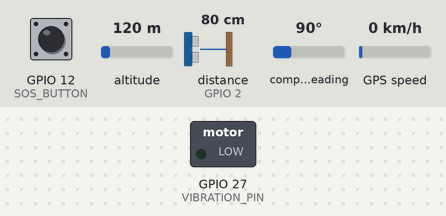
The sketch below on a simulated ESP32. On the bench: switched loads named in the sketch (green lamp = pin HIGH). Wiring (inferred from the names in the program): ultrasonic range finder: trigger GPIO 4; echo GPIO 2. Dashed ring = blinking. Inputs (shaded band) come from the test bench; at power-on: distance to the obstacle (sensor on GPIO 2) 80 cm, GPIO 12 (SOS_BUTTON) HIGH, altitude 120 m, compass heading 90°, GPS speed 0 km/h. The echo pulse lasts 58.3 µs per cm; WiFi joins after 1.5 s; servers stay silent unless stated; uploads are accepted with an empty reply; the GPS gets a fix after 3 s at 37.7749, -122.4194 with 8 satellites; pins used as bus, display or sensor lines are not drawn; what the sketch prints to the serial monitor is not drawn.

Above: at 2.7 s.
2.8 s: distance to the obstacle (sensor on GPIO 2) set to 33 cm
4.7 s: distance to the obstacle (sensor on GPIO 2) set to 26 cm
At 5.67 s:
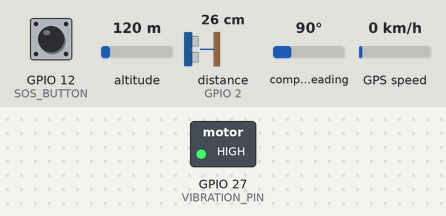
8.7 s: GPIO 12 (SOS_BUTTON) pulled LOW for 0.15 s
12.2 s: distance to the obstacle (sensor on GPIO 2) set to 35 cm
At 12.8 s:
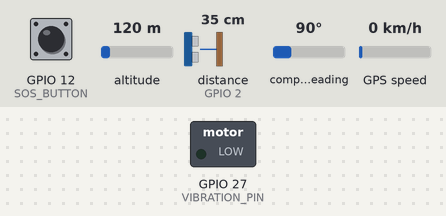
Timing chart, 0 to 14.8 s (numbered marks = the images above; inputs shaded):
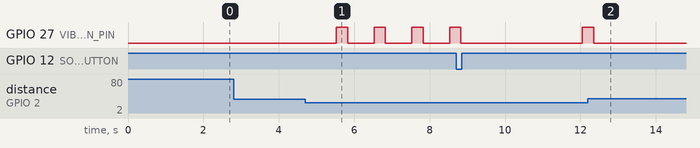

Measured:
- the behaviour switches between 31 and 30 cm on distance to the obstacle (sensor on GPIO 2) (found by bisection; images 0 and 1)
- after the input at 2.8 s, every drawn part: stays the same
- after the input at 4.7 s, GPIO 27 (VIBRATION_PIN): alternates HIGH for 0.30 s and LOW for 0.70 s, starting after 0.82 s
- after the input at 12.2 s, GPIO 27 (VIBRATION_PIN): goes on until 12.4 s, then stays LOW

The sketch:

smart_nav_cane.ino
```cpp
#include <WiFi.h>
#include <HTTPClient.h>
#include <TinyGPSPlus.h>

// ---------- WiFi credentials ----------
const char* ssid = "wifi name ";
const char* password = "your password ";

// ---------- Local server URL ----------
const char* server = "yout server ";
 // change to your PC's IP address

// ---------- GPS setup ----------
#define RXD2 16
#define TXD2 17
#define GPS_BAUD 9600
HardwareSerial gpsSerial(2);
TinyGPSPlus gps;

// ---------- SOS Button ----------
#define SOS_BUTTON 12

// ---------- Ultrasonic setup ----------
#define TRIG_PIN 4
#define ECHO_PIN 2
#define WARNING_DISTANCE 30  // cm

// ---------- Vibration motor setup ----------
#define VIBRATION_PIN 27

// ---------- Timing ----------
unsigned long lastSend = 0;
const unsigned long updateInterval = 10000; // send every 10s
unsigned long lastDistanceCheck = 0;

void setup() {
  Serial.begin(115200);
  gpsSerial.begin(GPS_BAUD, SERIAL_8N1, RXD2, TXD2);

  pinMode(SOS_BUTTON, INPUT_PULLUP);
  pinMode(TRIG_PIN, OUTPUT);
  pinMode(ECHO_PIN, INPUT);
  pinMode(VIBRATION_PIN, OUTPUT);
  digitalWrite(VIBRATION_PIN, LOW);

  // Connect Wi-Fi
  Serial.print("Connecting to WiFi");
  WiFi.begin(ssid, password);
  while (WiFi.status() != WL_CONNECTED) {
    delay(500);
    Serial.print(".");
  }
  Serial.println("\n✅ WiFi Connected!");
  Serial.print("ESP32 IP: ");
  Serial.println(WiFi.localIP());
}

void loop() {
  // GPS read
  while (gpsSerial.available() > 0) gps.encode(gpsSerial.read());

  // Ultrasonic check every 1 sec
  if (millis() - lastDistanceCheck > 1000) {
    lastDistanceCheck = millis();
    measureDistance();
  }

  // Send GPS data every few seconds
  if (gps.location.isUpdated() && millis() - lastSend > updateInterval) {
    lastSend = millis();
    sendToLocalServer(false);
  }

  // SOS
  if (digitalRead(SOS_BUTTON) == LOW) {
    Serial.println("🚨 SOS button pressed!");
    sendToLocalServer(true);
    delay(3000);
  }
}

void measureDistance() {
  digitalWrite(TRIG_PIN, LOW);
  delayMicroseconds(2);
  digitalWrite(TRIG_PIN, HIGH);
  delayMicroseconds(10);
  digitalWrite(TRIG_PIN, LOW);

  long duration = pulseIn(ECHO_PIN, HIGH, 30000);
  float distance = duration * 0.0343 / 2;

  Serial.print("Distance: ");
  Serial.print(distance);
  Serial.println(" cm");

  if (distance > 0 && distance <= WARNING_DISTANCE) {
    Serial.println("⚠️ Object detected! Vibrating...");
    vibrate(300);
  } else {
    digitalWrite(VIBRATION_PIN, LOW);
  }
}

void vibrate(int durationMs) {
  digitalWrite(VIBRATION_PIN, HIGH);
  delay(durationMs);
  digitalWrite(VIBRATION_PIN, LOW);
}

void sendToLocalServer(bool alert) {
  float lat = gps.location.isValid() ? gps.location.lat() : 0.0;
  float lon = gps.location.isValid() ? gps.location.lng() : 0.0;
  String message = alert ? "ALERT_SOS_PRESSED" : "SAFE_UPDATE";

  Serial.println("---- GPS DATA ----");
  Serial.print("Latitude: "); Serial.println(lat, 6);
  Serial.print("Longitude: "); Serial.println(lon, 6);
  Serial.print("Message: "); Serial.println(message);

  if (WiFi.status() == WL_CONNECTED) {
    HTTPClient http;
    String url = String(server) + "?lat=" + String(lat, 6) +
                 "&lon=" + String(lon, 6) +
                 "&msg=" + message;

    http.begin(url);
    int code = http.GET();
    Serial.print("HTTP Response Code: ");
    Serial.println(code);
    http.end();
  } else {
    Serial.println("⚠️ Wi-Fi not connected!");
  }
}
```
